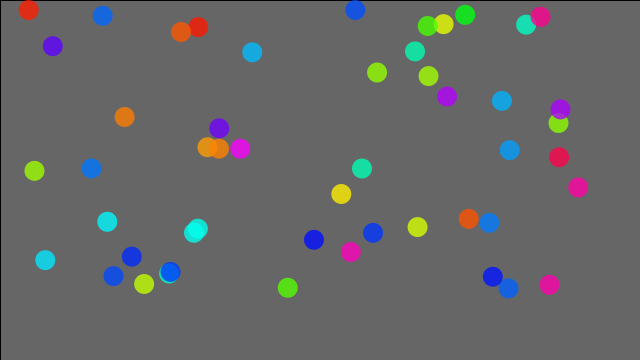
Frame 1 (no input)
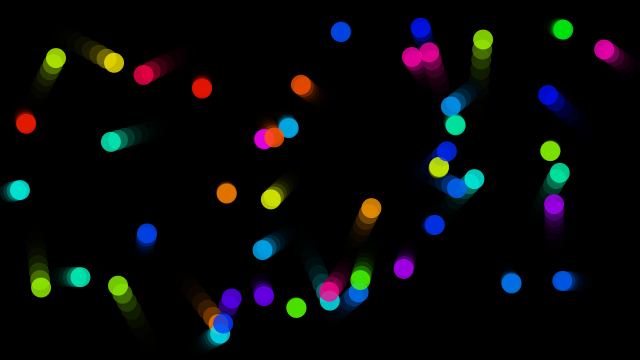
Frame 60 (the mouse pressed at the canvas centre just before this capture)
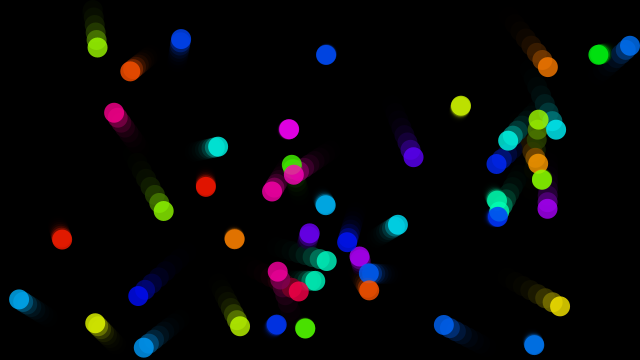
Frame 120 (the mouse held since frame 60 and released just before this capture)

The Processing sketch that drew these frames (run headless with seeded random() and noise(); from frame 60 on, the mouse is pressed at the canvas centre):

// Processing sketch: COLLISION_COURSE_1_2
// ── COLLISION_COURSE_1_2.pde



Ball balls[];
Ball b;
final int COUNT = 50;
float sumTime = 0;


void setup() {
  size(640, 360);
  frameRate(30);
  balls = new Ball[COUNT];
  for (int i=0; i<COUNT; i++) {
    PVector p = new PVector(random(width-50), random(height-50));
    balls[i] = new Ball(p, 20);
  }
}

void draw() {
  fill(0, 128);
  rect(0, 0, width, height);
  long  startTime = 0;
  
  startTime = millis();  
  for(int c=0;c<10000;c++){
  for (int i=0; i<COUNT; i++) {
    for (int j=0; j<COUNT; j++) {
      if (balls[i].isCollided(balls[j])) {
        //println("Ball "+i+" collided with "+"Ball "+j);
        //println(i+","+j);
        //delay(1000);
        //balls[i].scatter(balls[j]); //scatter is empty for the time being !
      }
    }
  }
  } 
  //println(millis()-startTime); 
  sumTime += millis()-startTime;
  println("Average Time = "+sumTime/frameCount);
  
  for (int i=0; i<COUNT; i++) {
    balls[i].update();
    balls[i].show();
  }
  
}

// ── Ball.pde
class Ball {

  PVector position;
  PVector velocity;
  PVector acceleration = new PVector(0, 0.4);

  float size;
  private color ballColor;

  Ball(PVector p, float s) {
    this.position = p;
    this.size = s;
    this.velocity = PVector.random2D().mult(random(10));

    pushStyle();
    colorMode(HSB);
    this.ballColor = color(random(255), 255, 255, 200);
    popStyle();
  }

  void update() {
    this.velocity.add(this.acceleration);
    this.position.add(this.velocity);

    this.acceleration.mult(0);
    bounce();
  }

  boolean isCollided(Ball other) {
    return (PVector.dist(this.position, other.position)<=(this.size+other.size)/2);
  }

  void scatter(Ball other) {
  }

  void show() {
    noStroke();

    fill(this.ballColor);
    ellipse(position.x, position.y, size, size);
  }

  private void bounce() {
    if (position.x>width-size/2) {
      this.velocity.x = -1*this.velocity.x;
      this.position.x = width-size/2;
    }
    if (position.x < size/2) {
      this.velocity.x = -1*this.velocity.x;
      this.position.x = size/2;
    }
    if (position.y>height-size/2) {
      this.velocity.y = -1*this.velocity.y;
      this.position.y = height-size/2;
    }
    if (position.y < size/2) {
      this.velocity.y = -1*this.velocity.y;
      this.position.y = size/2;
    }
  }
}
